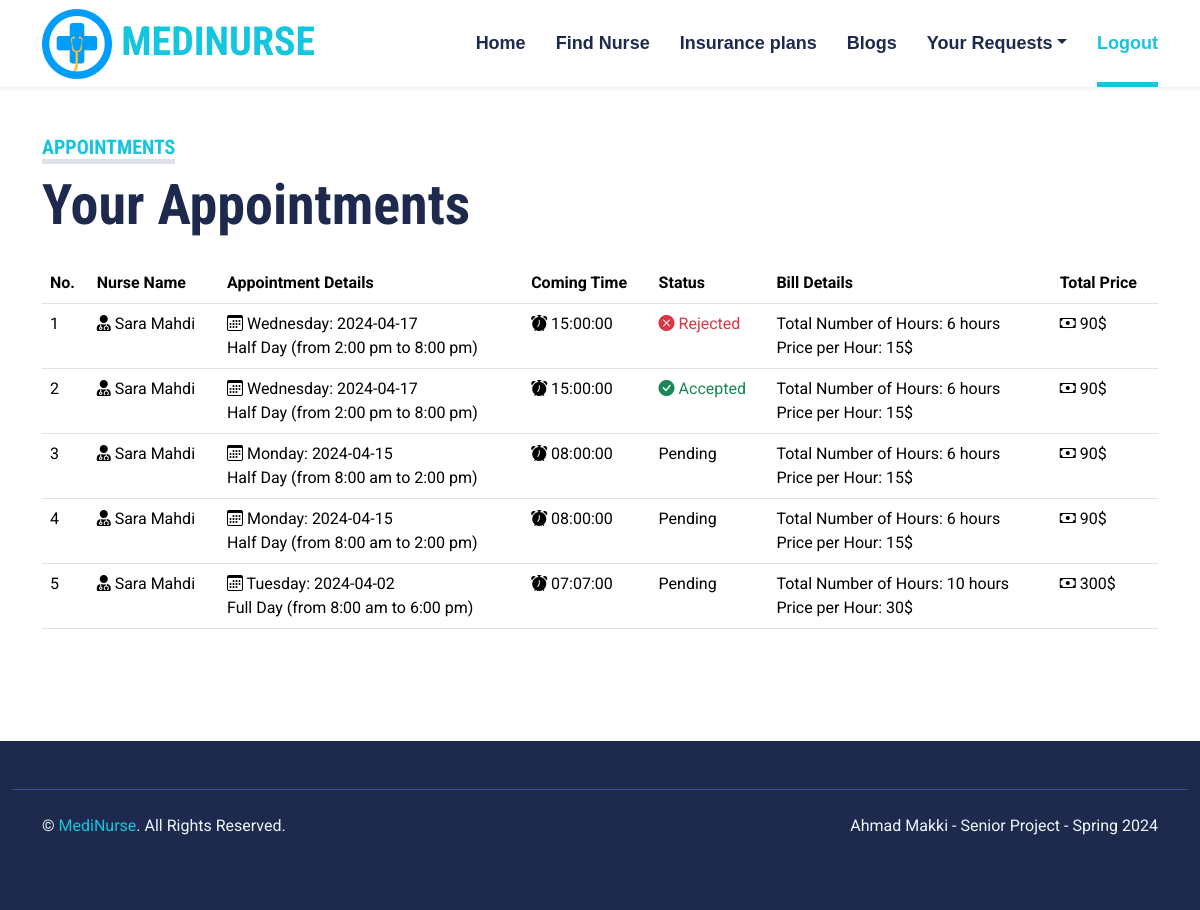
The page /patients/appointments.php (signed in) on the database its author committed.
### tables this page shows
CREATE TABLE IF NOT EXISTS `appointments` (
  `appointmentID` int(11) NOT NULL AUTO_INCREMENT,
  `date` date NOT NULL,
  `coming_time` time NOT NULL,
  `nurseID` int(11) NOT NULL,
  `patientID` int(11) NOT NULL,
  `availabilityID` int(11) NOT NULL,
  `status` int(11) NOT NULL,
  PRIMARY KEY (`appointmentID`)
);

CREATE TABLE IF NOT EXISTS `nurses` (
  `nurseID` int(11) NOT NULL,
  `first_name` varchar(100) NOT NULL,
  `last_name` varchar(100) NOT NULL,
  `gender` varchar(100) NOT NULL,
  `birthdate` date NOT NULL,
  `profile` varchar(2500) NOT NULL,
  `address` varchar(100) NOT NULL,
  `email` varchar(100) NOT NULL,
  `phone` int(11) NOT NULL,
  `password` varchar(100) NOT NULL,
  `certificate` varchar(100) NOT NULL,
  `college` varchar(100) NOT NULL,
  `years_of_experience` int(11) NOT NULL,
  `skills` text NOT NULL,
  PRIMARY KEY (`nurseID`)
);

CREATE TABLE IF NOT EXISTS `availability` (
  `availabilityID` int(11) NOT NULL AUTO_INCREMENT,
  `day` varchar(100) NOT NULL,
  `work_time` varchar(100) NOT NULL,
  `price_per_hour` int(11) NOT NULL,
  `nurseID` int(11) NOT NULL,
  PRIMARY KEY (`availabilityID`)
);

### patients/appointments.php (the view, shortened to what this page needs)
<?php include "head.php"; ?>
<body>
<?php include "navbar.php"; ?>
<div class="container-fluid py-5">
        <div class="container">
            <div class="row gx-5">
                <div class="col-lg-12 mb-5 mb-lg-0">
                    <div class="mb-4">
                        <h5 class="d-inline-block text-primary text-uppercase border-bottom border-5">Appointments</h5>
                        <h1 class="display-4">Your Appointments</h1>
                    </div>
                    <table class="table table-hover" style="color:black">
			<tr>
				<th>No.</th>
                <th>Nurse Name</th>
				<th>Appointment Details</th>
                <th>Coming Time</th>
				<th>Status</th>
                <th>Bill Details</th>
				<th>Total Price</th>
			</tr>
<?php
$result = mysqli_query($con,"SELECT * FROM appointments WHERE patientID='$pid' ORDER BY date desc");
if(mysqli_num_rows($result)>0){  $n=1;
while($row = mysqli_fetch_array($result)){
    $nid = $row['nurseID'];
    $aid = $row['availabilityID'];
    $resultn = mysqli_query($con,"SELECT * FROM nurses WHERE nurseID='$nid'");
    $rown = mysqli_fetch_array($resultn);
    $resulta = mysqli_query($con,"SELECT * FROM availability WHERE availabilityID='$aid'");
    $rowa = mysqli_fetch_array($resulta);
    $time = $rowa['work_time'];
    $price = $rowa['price_per_hour'];
    $total_hours = 0;
        if($time == "Half Day (from 8:00 am to 2:00 pm)" || $time == "Half Day (from 2:00 pm to 8:00 pm)"){
            $total_hours = 6;
       }
       else if($time == "Full Day (from 8:00 am to 6:00 pm)"){
        $total_hours = 10;
    }
    $totalPrice = $total_hours * $price;
?>
				<td><?php echo $n ?></td>
                <td><i class="fa fa-user-md"></i> <?php echo $rown['first_name'] ?> <?php echo $rown['last_name'] ?></td>
                <td><i class="bi bi-calendar3"></i> <?php echo $rowa['day'] ?>: <?php echo $row['date'] ?>
                    <br><?php echo $rowa['work_time'] ?></td>
                <td><i class="bi bi-alarm-fill"></i> <?php echo $row['coming_time'] ?></td>
                <?php if($row['status'] == 0){ ?>
                    <td>Pending</td>
                <?php } else if($row['status'] == 1){ ?>
                    <td class="text-success"><i class="bi bi-check-circle-fill"></i> Accepted</td>
                <?php } else { ?>
                    <td class="text-danger"><i class="bi bi-x-circle-fill"></i> Rejected</td>
                <?php } ?>
                <td>Total Number of Hours: <?php echo $total_hours?> hours<br> Price per Hour: <?php echo $price ?>$</td>
                <td><i class="bi bi-cash"></i> <?php echo $totalPrice ?>$</td>
                <?php $n++; }} else {echo "No Appointments Found";}?>
		    </table>
            </div>
            </div>
        </div>
    </div>
    <?php include "footer.php"; ?>

### css/style.css (style rules this page uses)
:root { --primary: #13C5DD; --secondary: #354F8E; --light: #EFF5F9; --dark: #1D2A4D; }

### rows shown on the page
appointments: nurseID.first_name "Sara", nurseID.last_name "Mahdi", availabilityID.day "Wednesday", date "2024-04-17", availabilityID.work_time "Half Day (from 2:00 pm to 8:00 pm)", coming_time "15:00:00", status "Rejected", availabilityID.work_time "6", availabilityID.price_per_hour "15", availabilityID.price_per_hour "90"
appointments: nurseID.first_name "Sara", nurseID.last_name "Mahdi", availabilityID.day "Wednesday", date "2024-04-17", availabilityID.work_time "Half Day (from 2:00 pm to 8:00 pm)", coming_time "15:00:00", status 1 (drawn), availabilityID.work_time "6", availabilityID.price_per_hour "15", availabilityID.price_per_hour "90"
appointments: nurseID.first_name "Sara", nurseID.last_name "Mahdi", availabilityID.day "Monday", date "2024-04-15", availabilityID.work_time "Half Day (from 8:00 am to 2:00 pm)", coming_time "08:00:00", status "Pending", availabilityID.work_time "6", availabilityID.price_per_hour "15", availabilityID.price_per_hour "90"
appointments: nurseID.first_name "Sara", nurseID.last_name "Mahdi", availabilityID.day "Monday", date "2024-04-15", availabilityID.work_time "Half Day (from 8:00 am to 2:00 pm)", coming_time "08:00:00", status "Pending", availabilityID.work_time "6", availabilityID.price_per_hour "15", availabilityID.price_per_hour "90"
appointments: nurseID.first_name "Sara", nurseID.last_name "Mahdi", availabilityID.day "Tuesday", date "2024-04-02", availabilityID.work_time "Full Day (from 8:00 am to 6:00 pm)", coming_time "07:07:00", status "Pending", availabilityID.work_time "10", availabilityID.price_per_hour "30", availabilityID.price_per_hour "300"
